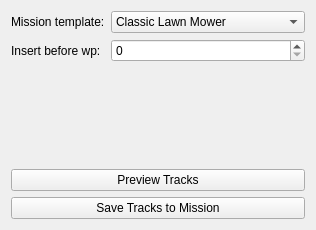
<?xml version="1.0" encoding="UTF-8"?>
<ui version="4.0">
 <class>InsertTemplateWidget</class>
 <widget class="QWidget" name="InsertTemplateWidget">
  <property name="geometry">
   <rect>
    <x>0</x>
    <y>0</y>
    <width>316</width>
    <height>230</height>
   </rect>
  </property>
  <property name="sizePolicy">
   <sizepolicy hsizetype="Preferred" vsizetype="Expanding">
    <horstretch>0</horstretch>
    <verstretch>0</verstretch>
   </sizepolicy>
  </property>
  <property name="windowTitle">
   <string>Form</string>
  </property>
  <layout class="QVBoxLayout" name="verticalLayout">
   <item>
    <layout class="QFormLayout" name="formLayout">
     <property name="fieldGrowthPolicy">
      <enum>QFormLayout::AllNonFixedFieldsGrow</enum>
     </property>
     <item row="0" column="0">
      <widget class="QLabel" name="missionTemplateLabel">
       <property name="text">
        <string>Mission template:</string>
       </property>
      </widget>
     </item>
     <item row="0" column="1">
      <widget class="QComboBox" name="templateComboBox">
       <property name="enabled">
        <bool>true</bool>
       </property>
       <item>
        <property name="text">
         <string>Classic Lawn Mower</string>
        </property>
       </item>
       <item>
        <property name="text">
         <string>Spiral Lawn Mower</string>
        </property>
       </item>
       <item>
        <property name="text">
         <string>Rectangle Template</string>
        </property>
       </item>
      </widget>
     </item>
     <item row="1" column="0">
      <widget class="QLabel" name="insertionPointLabel">
       <property name="text">
        <string>Insert before wp:</string>
       </property>
      </widget>
     </item>
     <item row="1" column="1">
      <widget class="QSpinBox" name="insertionPointSpinBox"/>
     </item>
    </layout>
   </item>
   <item>
    <widget class="QScrollArea" name="scrollArea">
     <property name="frameShape">
      <enum>QFrame::NoFrame</enum>
     </property>
     <property name="frameShadow">
      <enum>QFrame::Sunken</enum>
     </property>
     <property name="widgetResizable">
      <bool>true</bool>
     </property>
     <property name="alignment">
      <set>Qt::AlignLeading|Qt::AlignLeft|Qt::AlignTop</set>
     </property>
     <widget class="QWidget" name="templateWidget">
      <property name="geometry">
       <rect>
        <x>0</x>
        <y>0</y>
        <width>298</width>
        <height>85</height>
       </rect>
      </property>
      <layout class="QVBoxLayout" name="verticalLayout_2"/>
     </widget>
    </widget>
   </item>
   <item>
    <widget class="QPushButton" name="previewTracksButton">
     <property name="text">
      <string>Preview Tracks</string>
     </property>
    </widget>
   </item>
   <item>
    <widget class="QPushButton" name="saveTracksButton">
     <property name="text">
      <string>Save Tracks to Mission</string>
     </property>
    </widget>
   </item>
  </layout>
 </widget>
 <resources/>
 <connections/>
</ui>
